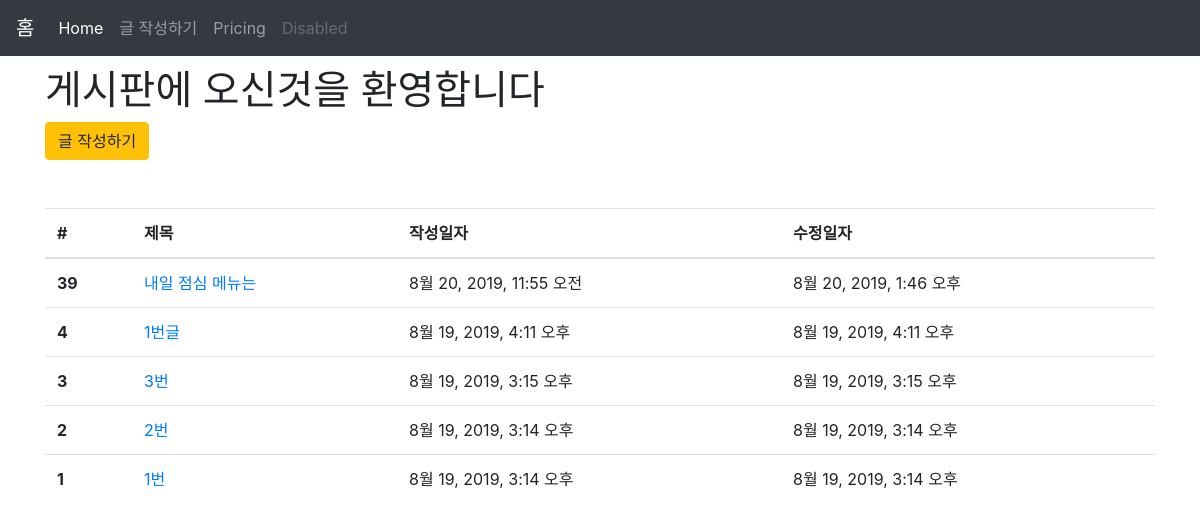
The app's page /articles/ with its own data.
### articles/models.py (models this page shows, shortened)
class Article(models.Model):
    title = models.CharField(max_length=10)
    content = models.TextField()
    created_at = models.DateTimeField(auto_now_add=True)
    updated_at = models.DateTimeField(auto_now=True)

### articles/views.py (the view)
# urls.py: path('', views.index),
def index(request):
    articles = Article.objects.order_by('-id')
    context = {
        'articles' : articles
    }
    return render(request, 'articles/index.html', context)

### articles/templates/articles/index.html (shortened to what this page needs)
{% extends 'articles/base.html' %}
{% block body %}
<h1 id="document">게시판에 오신것을 환영합니다</h1>
<a href="/articles/new/" class="btn btn-warning">글 작성하기</a>
<table class="table mt-5">
  <thead>
    <tr>
      <th scope="col">#</th>
      <th scope="col">제목</th>
      <th scope="col">작성일자</th>
      <th scope="col">수정일자</th>
    </tr>
  </thead>
  <tbody>
    {% for article in articles %}
    <tr>
      <th scope="row">{{ article.id }}</th>
      <td>
        <a href="/articles/{{ article.pk }}">
          {{ article.title }}
        </a>
      </td>
      <td>{{ article.created_at }}</td>
      <td>{{ article.updated_at }}</td>
    </tr>
    {% endfor %}
  </tbody>
</table>
{% endblock %}

### articles/templates/articles/index.html (style rules this page uses)
#document { margin-top: 10px; }

### records on screen
Article: id "39", title "내일 점심 메뉴는", created_at "8월 20, 2019, 11:55 오전", updated_at "8월 20, 2019, 1:46 오후"
Article: id "4", title "1번글", created_at "8월 19, 2019, 4:11 오후", updated_at "8월 19, 2019, 4:11 오후"
Article: id "3", title "3번", created_at "8월 19, 2019, 3:15 오후", updated_at "8월 19, 2019, 3:15 오후"
Article: id "2", title "2번", created_at "8월 19, 2019, 3:14 오후", updated_at "8월 19, 2019, 3:14 오후"
Article: id "1", title "1번", created_at "8월 19, 2019, 3:14 오후", updated_at "8월 19, 2019, 3:14 오후"
